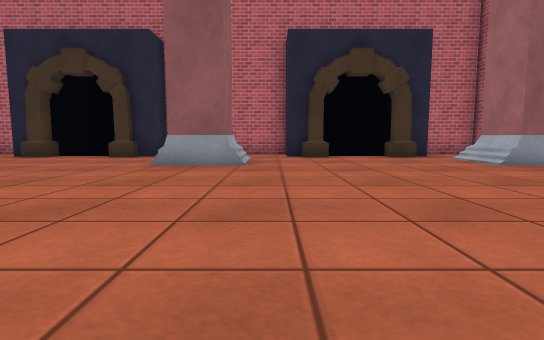
[1] (above)

16 first-person views from a walk through a Unity game level. The camera is 0.59 m above the floor, tilts 6° down and sees 80° across. The floor is counted in squares, 1 m on a side. Each view is taken from the middle of a square. On the plan, view 1 faces up. The plan holds only what a view shows up to about 9 squares ahead; the rest is blank. The place goes on beyond the plan. The player is left out. Some surface patterns are stand-ins.

[2]
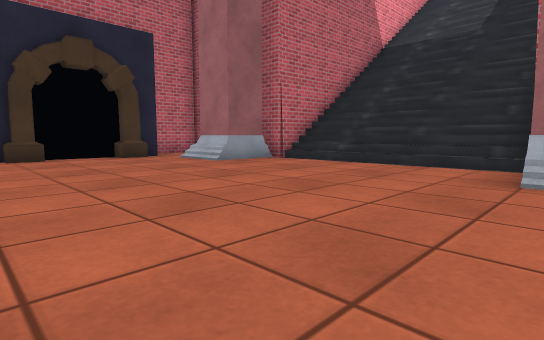

[3]
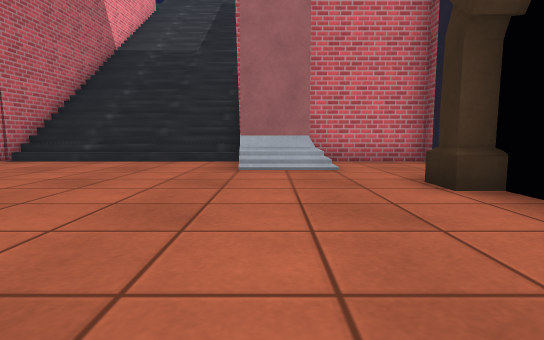

[4]
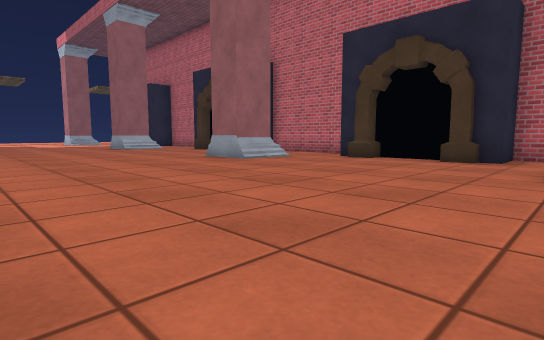

[5]
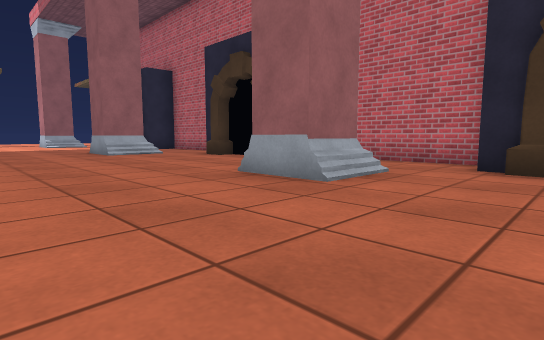

[6]
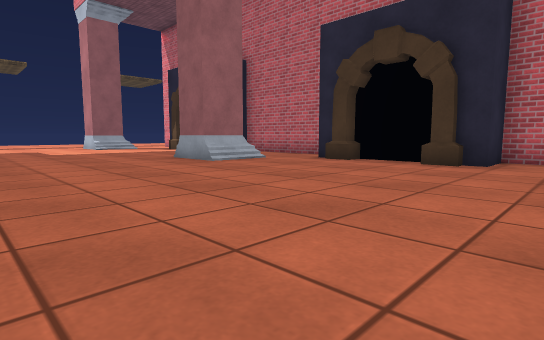

[7]
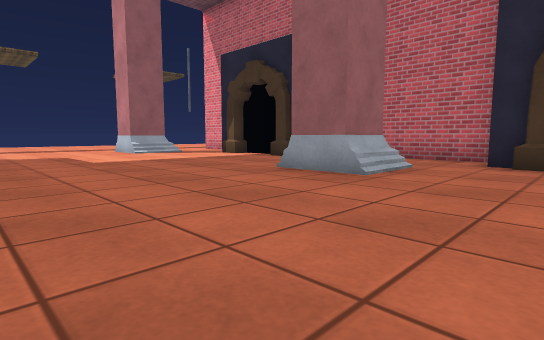

[8]
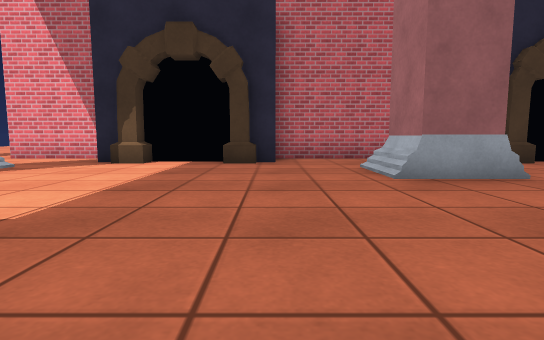

[9]
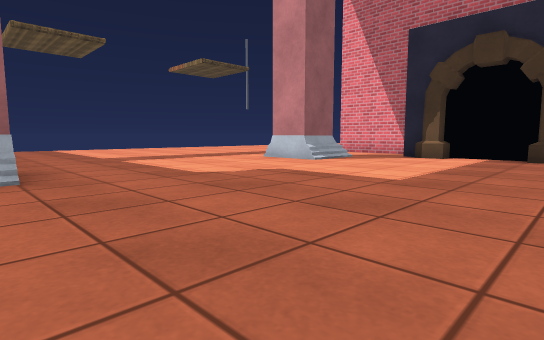

[10]
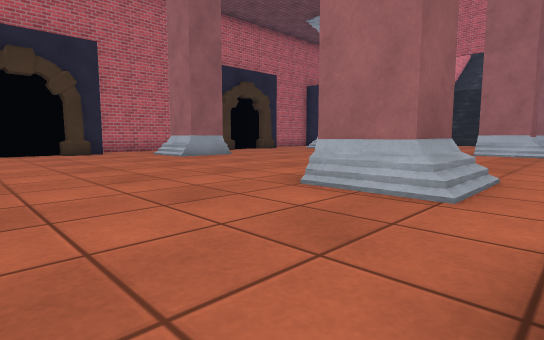

[11]
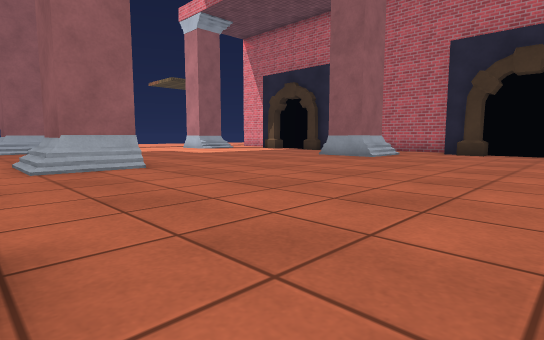

[12]
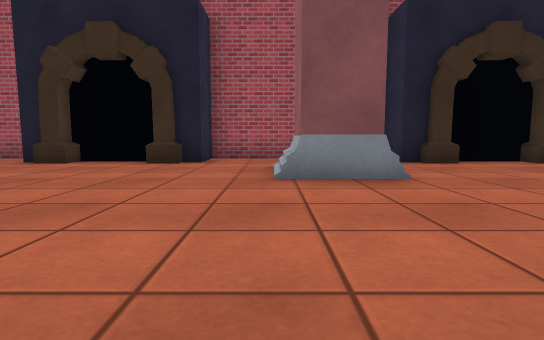

[13]
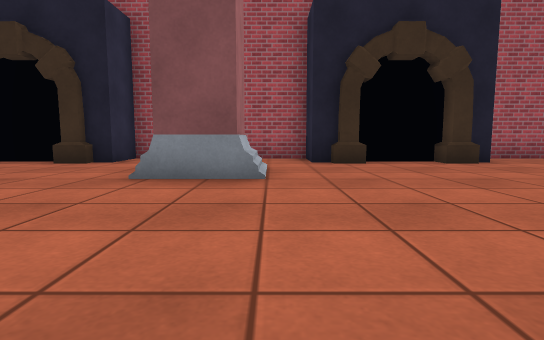

[14]
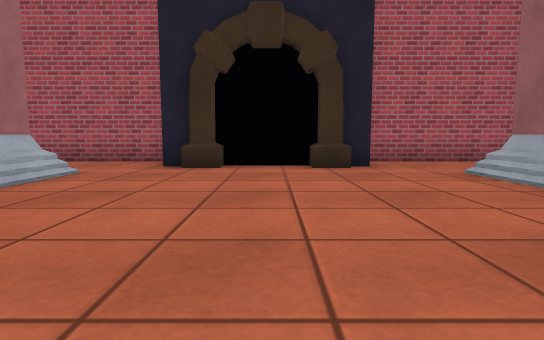

[15]
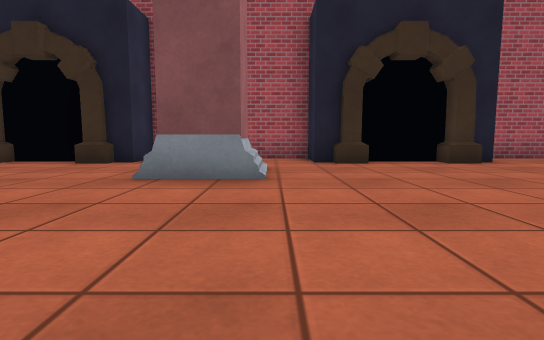

[16]
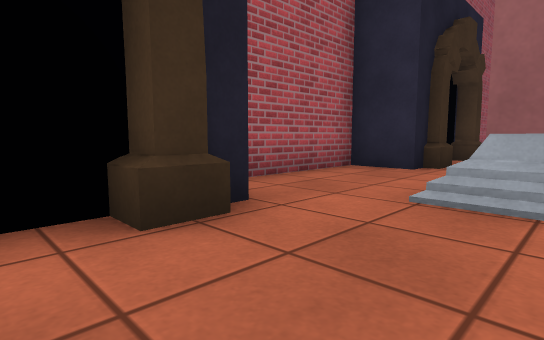

### Floor plan
Key: @ floor where view 1 was taken; # wall or solid block; . floor; / step, stairs or slope; O other object.
Columns run from 27 left of view 1 to 8 right of it. Each row starts with its distance up from view 1.
 11 ###    #####    ####    #
 10  ..OO OO....O##O. ..O##O.   O  O
  9  ...O.O.....O..O. ..O..O.  .O..O.
  8   /......//...... /...... /...../
  7  #/......##......##......##.....##
  6 ..................................OO
  5 ..................................OO
  4 ..................................OO
  3 ..................................OO
  2 ..................................OO
  1 ..................................#O
  0   #.....##...../#/...../#/.@....# #
 -1     ....//.....///...../ /......//#
 -2    O.OO....O.O.....O.O.....O..O...#
 -3   OO  O...OO  O...OO# O....O##O...#
 -4       ####    #####   #######   ###

Positions as (right, up) in squares from view 1, and headings:
1: (0, 0), facing up
2: (0, 0), facing up-right
3: (-1, 0), facing right
4: (-2, 1), facing up-left
5: (-6, 3), facing up-left
6: (-10, 2), facing up-left
7: (-14, 2), facing up-left
8: (-20, 2), facing up
9: (-20, 0), facing up-left
10: (-15, -2), facing up-right
11: (-12, -2), facing up-left
12: (-2, 5), facing down
13: (-4, 5), facing down
14: (-7, 4), facing down
15: (-12, 5), facing down
16: (-15, 0), facing down-left
